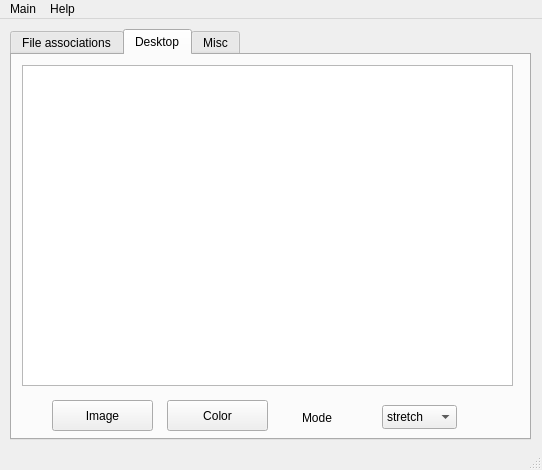
<?xml version="1.0" encoding="UTF-8"?>
<ui version="4.0">
 <class>MainWindow</class>
 <widget class="QMainWindow" name="MainWindow">
  <property name="geometry">
   <rect>
    <x>0</x>
    <y>0</y>
    <width>542</width>
    <height>470</height>
   </rect>
  </property>
  <property name="windowTitle">
   <string>Settings Manager</string>
  </property>
  <property name="windowIcon">
   <iconset resource="../qresources/libqresources.qrc">
    <normaloff>:/usr/share/qresources/resources/redhat-tools.svg</normaloff>:/usr/share/qresources/resources/redhat-tools.svg</iconset>
  </property>
  <widget class="QWidget" name="centralwidget">
   <widget class="QTabWidget" name="tabWidget">
    <property name="geometry">
     <rect>
      <x>10</x>
      <y>10</y>
      <width>521</width>
      <height>411</height>
     </rect>
    </property>
    <property name="currentIndex">
     <number>1</number>
    </property>
    <widget class="QWidget" name="tab">
     <attribute name="title">
      <string>File associations</string>
     </attribute>
     <widget class="QListView" name="MimesView">
      <property name="geometry">
       <rect>
        <x>10</x>
        <y>10</y>
        <width>251</width>
        <height>371</height>
       </rect>
      </property>
     </widget>
     <widget class="QListView" name="ProgramsView">
      <property name="geometry">
       <rect>
        <x>280</x>
        <y>10</y>
        <width>221</width>
        <height>331</height>
       </rect>
      </property>
     </widget>
     <widget class="QPushButton" name="AssociateButton">
      <property name="geometry">
       <rect>
        <x>280</x>
        <y>350</y>
        <width>221</width>
        <height>31</height>
       </rect>
      </property>
      <property name="text">
       <string>Associate</string>
      </property>
      <property name="icon">
       <iconset resource="../qresources/libqresources.qrc">
        <normaloff>:/usr/share/qresources/resources/add.svg</normaloff>:/usr/share/qresources/resources/add.svg</iconset>
      </property>
     </widget>
    </widget>
    <widget class="QWidget" name="tab_3">
     <attribute name="title">
      <string>Desktop</string>
     </attribute>
     <widget class="QGraphicsView" name="WallpaperView">
      <property name="geometry">
       <rect>
        <x>10</x>
        <y>10</y>
        <width>491</width>
        <height>321</height>
       </rect>
      </property>
     </widget>
     <widget class="QPushButton" name="ImageWallpaperButton">
      <property name="geometry">
       <rect>
        <x>40</x>
        <y>345</y>
        <width>101</width>
        <height>31</height>
       </rect>
      </property>
      <property name="text">
       <string>Image</string>
      </property>
      <property name="icon">
       <iconset resource="../qresources/libqresources.qrc">
        <normaloff>:/usr/share/qresources/resources/gnome-mime-image.svg</normaloff>:/usr/share/qresources/resources/gnome-mime-image.svg</iconset>
      </property>
     </widget>
     <widget class="QComboBox" name="WallpaperModeBox">
      <property name="geometry">
       <rect>
        <x>370</x>
        <y>350</y>
        <width>75</width>
        <height>24</height>
       </rect>
      </property>
      <item>
       <property name="text">
        <string>stretch</string>
       </property>
      </item>
     </widget>
     <widget class="QLabel" name="label">
      <property name="geometry">
       <rect>
        <x>290</x>
        <y>350</y>
        <width>71</width>
        <height>26</height>
       </rect>
      </property>
      <property name="text">
       <string>Mode</string>
      </property>
     </widget>
     <widget class="QPushButton" name="ColorWallpaperButton">
      <property name="geometry">
       <rect>
        <x>155</x>
        <y>345</y>
        <width>101</width>
        <height>31</height>
       </rect>
      </property>
      <property name="text">
       <string>Color</string>
      </property>
      <property name="icon">
       <iconset resource="../qresources/libqresources.qrc">
        <normaloff>:/usr/share/qresources/resources/color-picker.svg</normaloff>:/usr/share/qresources/resources/color-picker.svg</iconset>
      </property>
     </widget>
    </widget>
    <widget class="QWidget" name="tab_2">
     <attribute name="title">
      <string>Misc</string>
     </attribute>
     <widget class="QPushButton" name="pushButton">
      <property name="geometry">
       <rect>
        <x>20</x>
        <y>40</y>
        <width>321</width>
        <height>24</height>
       </rect>
      </property>
      <property name="text">
       <string>maybe add search path prefernece for mime programs</string>
      </property>
     </widget>
     <widget class="QPushButton" name="pushButton_3">
      <property name="geometry">
       <rect>
        <x>20</x>
        <y>85</y>
        <width>321</width>
        <height>24</height>
       </rect>
      </property>
      <property name="text">
       <string>set stylesheet</string>
      </property>
     </widget>
    </widget>
   </widget>
  </widget>
  <widget class="QMenuBar" name="menubar">
   <property name="geometry">
    <rect>
     <x>0</x>
     <y>0</y>
     <width>542</width>
     <height>21</height>
    </rect>
   </property>
   <widget class="QMenu" name="menuMain">
    <property name="title">
     <string>Main</string>
    </property>
    <addaction name="actionQuit"/>
   </widget>
   <widget class="QMenu" name="menuHelp">
    <property name="title">
     <string>Help</string>
    </property>
    <addaction name="actionAbout"/>
   </widget>
   <addaction name="menuMain"/>
   <addaction name="menuHelp"/>
  </widget>
  <widget class="QStatusBar" name="statusbar"/>
  <action name="actionQuit">
   <property name="icon">
    <iconset resource="../qresources/libqresources.qrc">
     <normaloff>:/usr/share/qresources/resources/exit.svg</normaloff>:/usr/share/qresources/resources/exit.svg</iconset>
   </property>
   <property name="text">
    <string>Quit</string>
   </property>
   <property name="toolTip">
    <string>Quit application</string>
   </property>
   <property name="shortcut">
    <string>Ctrl+Q</string>
   </property>
  </action>
  <action name="actionTerminal">
   <property name="icon">
    <iconset>
     <normaloff>:/usr/share/pfm/resources/utilities-terminal.svg</normaloff>:/usr/share/pfm/resources/utilities-terminal.svg</iconset>
   </property>
   <property name="text">
    <string>Terminal</string>
   </property>
   <property name="toolTip">
    <string>Run Terminal</string>
   </property>
   <property name="shortcut">
    <string>Ctrl+T</string>
   </property>
  </action>
  <action name="actionCopy">
   <property name="enabled">
    <bool>false</bool>
   </property>
   <property name="icon">
    <iconset>
     <normaloff>:/usr/share/pfm/resources/edit-copy.svg</normaloff>:/usr/share/pfm/resources/edit-copy.svg</iconset>
   </property>
   <property name="text">
    <string>Copy</string>
   </property>
   <property name="shortcut">
    <string>Ctrl+C</string>
   </property>
  </action>
  <action name="actionPaste">
   <property name="enabled">
    <bool>false</bool>
   </property>
   <property name="icon">
    <iconset>
     <normaloff>:/usr/share/pfm/resources/gtk-paste.svg</normaloff>:/usr/share/pfm/resources/gtk-paste.svg</iconset>
   </property>
   <property name="text">
    <string>Paste</string>
   </property>
   <property name="shortcut">
    <string>Ctrl+V</string>
   </property>
  </action>
  <action name="actionCut">
   <property name="enabled">
    <bool>false</bool>
   </property>
   <property name="icon">
    <iconset>
     <normaloff>:/usr/share/pfm/resources/editcut.svg</normaloff>:/usr/share/pfm/resources/editcut.svg</iconset>
   </property>
   <property name="text">
    <string>Cut</string>
   </property>
   <property name="shortcut">
    <string>Ctrl+X</string>
   </property>
  </action>
  <action name="actionAbout">
   <property name="icon">
    <iconset resource="../qresources/libqresources.qrc">
     <normaloff>:/usr/share/qresources/resources/stock_view-details.svg</normaloff>:/usr/share/qresources/resources/stock_view-details.svg</iconset>
   </property>
   <property name="text">
    <string>About</string>
   </property>
  </action>
  <action name="actionDelete">
   <property name="enabled">
    <bool>false</bool>
   </property>
   <property name="icon">
    <iconset>
     <normaloff>:/usr/share/pfm/resources/editdelete.svg</normaloff>:/usr/share/pfm/resources/editdelete.svg</iconset>
   </property>
   <property name="text">
    <string>Delete</string>
   </property>
   <property name="shortcut">
    <string>Ctrl+D</string>
   </property>
  </action>
  <action name="actionProperties">
   <property name="enabled">
    <bool>false</bool>
   </property>
   <property name="icon">
    <iconset>
     <normaloff>:/usr/share/pfm/resources/stock_properties.svg</normaloff>:/usr/share/pfm/resources/stock_properties.svg</iconset>
   </property>
   <property name="text">
    <string>Properties</string>
   </property>
   <property name="shortcut">
    <string>Ctrl+P</string>
   </property>
  </action>
  <action name="actionCompress">
   <property name="enabled">
    <bool>false</bool>
   </property>
   <property name="icon">
    <iconset>
     <normaloff>:/usr/share/pfm/resources/application-x-gzip.svg</normaloff>:/usr/share/pfm/resources/application-x-gzip.svg</iconset>
   </property>
   <property name="text">
    <string>Compress (gzip)</string>
   </property>
   <property name="toolTip">
    <string>Compress dirs/files</string>
   </property>
   <property name="shortcut">
    <string>Alt+C</string>
   </property>
  </action>
  <action name="actionDecompress">
   <property name="enabled">
    <bool>false</bool>
   </property>
   <property name="icon">
    <iconset>
     <normaloff>:/usr/share/pfm/resources/cab_extract.svg</normaloff>:/usr/share/pfm/resources/cab_extract.svg</iconset>
   </property>
   <property name="text">
    <string>Decompress</string>
   </property>
   <property name="toolTip">
    <string>Decompress archive</string>
   </property>
   <property name="shortcut">
    <string>Alt+D</string>
   </property>
  </action>
  <action name="actionIcons">
   <property name="icon">
    <iconset>
     <normaloff>:/usr/share/pfm/resources/plugin-scale.svg</normaloff>:/usr/share/pfm/resources/plugin-scale.svg</iconset>
   </property>
   <property name="text">
    <string>Icons</string>
   </property>
  </action>
  <action name="actionList">
   <property name="icon">
    <iconset>
     <normaloff>:/usr/share/pfm/resources/edit-select-all.svg</normaloff>:/usr/share/pfm/resources/edit-select-all.svg</iconset>
   </property>
   <property name="text">
    <string>List</string>
   </property>
  </action>
  <action name="actionPreferences">
   <property name="icon">
    <iconset>
     <normaloff>:/usr/share/pfm/resources/redhat-tools.svg</normaloff>:/usr/share/pfm/resources/redhat-tools.svg</iconset>
   </property>
   <property name="text">
    <string>Preferences</string>
   </property>
  </action>
  <action name="actionRename">
   <property name="enabled">
    <bool>false</bool>
   </property>
   <property name="icon">
    <iconset>
     <normaloff>:/usr/share/pfm/resources/edit-rename.svg</normaloff>:/usr/share/pfm/resources/edit-rename.svg</iconset>
   </property>
   <property name="text">
    <string>Rename</string>
   </property>
  </action>
  <action name="actionMimes">
   <property name="text">
    <string>Mimes</string>
   </property>
  </action>
  <action name="actionOpen">
   <property name="icon">
    <iconset>
     <normaloff>:/usr/share/pfm/resources/fileopen.svg</normaloff>:/usr/share/pfm/resources/fileopen.svg</iconset>
   </property>
   <property name="text">
    <string>Open</string>
   </property>
  </action>
  <action name="actionFolder">
   <property name="icon">
    <iconset>
     <normaloff>:/usr/share/pfm/resources/folder_new.svg</normaloff>:/usr/share/pfm/resources/folder_new.svg</iconset>
   </property>
   <property name="text">
    <string>Folder</string>
   </property>
  </action>
  <action name="actionFile">
   <property name="icon">
    <iconset>
     <normaloff>:/usr/share/pfm/resources/filenew.svg</normaloff>:/usr/share/pfm/resources/filenew.svg</iconset>
   </property>
   <property name="text">
    <string>File</string>
   </property>
  </action>
  <action name="actionAsd">
   <property name="text">
    <string>asd</string>
   </property>
  </action>
  <action name="actionCompress_xz">
   <property name="text">
    <string>Compress (xz)</string>
   </property>
  </action>
  <action name="actionCompress_bzip2">
   <property name="icon">
    <iconset>
     <normaloff>:/usr/share/pfm/resources/application-x-bzip.svg</normaloff>:/usr/share/pfm/resources/application-x-bzip.svg</iconset>
   </property>
   <property name="text">
    <string>Compress (bzip2)</string>
   </property>
  </action>
 </widget>
 <resources>
  <include location="../qresources/libqresources.qrc"/>
 </resources>
 <connections/>
 <designerdata>
  <property name="gridDeltaX">
   <number>5</number>
  </property>
  <property name="gridDeltaY">
   <number>5</number>
  </property>
  <property name="gridSnapX">
   <bool>true</bool>
  </property>
  <property name="gridSnapY">
   <bool>true</bool>
  </property>
  <property name="gridVisible">
   <bool>true</bool>
  </property>
 </designerdata>
</ui>
